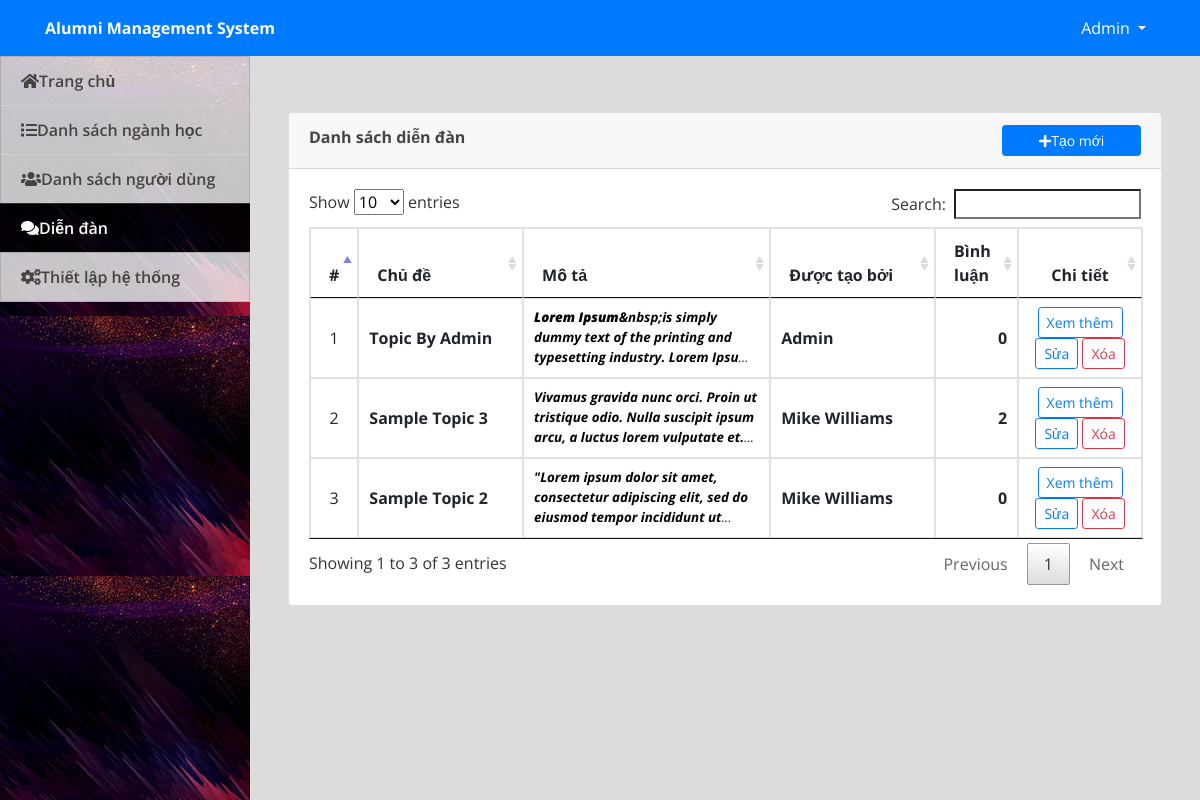
/admin/index.php?page=forums (signed in), run on the app's committed database.
### tables this page shows
CREATE TABLE `forum_topics` (
  `id` int(30) NOT NULL,
  `title` varchar(250) NOT NULL,
  `description` text NOT NULL,
  `user_id` int(30) NOT NULL,
  `date_created` datetime NOT NULL DEFAULT current_timestamp()
);

CREATE TABLE `users` (
  `id` int(30) NOT NULL,
  `name` text NOT NULL,
  `username` varchar(200) NOT NULL,
  `password` text NOT NULL,
  `type` tinyint(1) NOT NULL DEFAULT 3 COMMENT '1=Admin,2=Alumni officer, 3= alumnus',
  `auto_generated_pass` text NOT NULL,
  `alumnus_id` int(30) NOT NULL
);

### admin/forums.php (the view, shortened to what this page needs)
<?php include('db_connect.php');?>
<div class="container-fluid">
	<div class="col-lg-12">
		<div class="row">
			<div class="col-md-12">
				<div class="card">
					<div class="card-header">
						<b>Danh sách diễn đàn</b>
						<span class="">
							<button class="btn btn-primary btn-block btn-sm col-sm-2 float-right" type="button" id="new_forum">
					<i class="fa fa-plus"></i>Tạo mới</button>
				</span>
					</div>
					<div class="card-body">
						<table class="table table-bordered table-condensed table-hover">
							<colgroup>
								<col width="5%">
								<col width="20%">
								<col width="30%">
								<col width="20%">
								<col width="10%">
								<col width="15%">
							</colgroup>
							<thead>
								<tr>
									<th class="text-center">#</th>
									<th class="">Chủ đề</th>
									<th class="">Mô tả</th>
									<th class="">Được tạo bởi</th>
									<th class="">Bình luận</th>
									<th class="text-center">Chi tiết</th>
								</tr>
							</thead>
							<tbody>
								<?php
								$i = 1;
								$Forum =  $conn->query("SELECT f.*,u.name from forum_topics f inner join users u on u.id = f.user_id order by f.id desc");
								while($row=$Forum->fetch_assoc()):
									 $trans = get_html_translation_table(HTML_ENTITIES,ENT_QUOTES);
								        unset($trans["\""], $trans["<"], $trans[">"], $trans["<h2"]);
								        $desc = strtr(html_entity_decode($row['description']),$trans);
								        $desc=str_replace(array("<li>","</li>"), array("",","), $desc);
								        $count_comments = $conn->query("SELECT * FROM forum_comments where topic_id = ".$row['id'])->num_rows;
								?>
								<tr>
									<td class="text-center"><?php echo $i++ ?></td>
									<td class="">
										 <p><b><?php echo ucwords($row['title']) ?></b></p>
									</td>
									<td class="">
										 <p class="truncate"><b><?php echo $desc ?></b></p>
									</td>
									<td class="">
										 <p><b><?php echo ucwords($row['name']) ?></b></p>
									</td>
									<td class="text-right">
										 <p><b><?php echo number_format($count_comments) ?></b></p>
									</td>
									<td class="text-center">
										<a class="btn btn-sm btn-outline-primary view_forum" href="../index.php?page=view_forum&id=<?php echo $row['id'] ?>" target="_blank" data-id="<?php echo $row['id'] ?>" >Xem thêm</a>
										<button class="btn btn-sm btn-outline-primary edit_forum" type="button" data-id="<?php echo $row['id'] ?>" >Sửa</button>
										<button class="btn btn-sm btn-outline-danger delete_forum" type="button" data-id="<?php echo $row['id'] ?>">Xóa</button>
									</td>
								</tr>
								<?php endwhile; ?>
							</tbody>
						</table>
					</div>
				</div>
			</div>
		</div>
	</div>
</div>

### admin/assets/css/style.css (style rules this page uses)
body { font-family: "Open Sans", sans-serif; color: #444444; width: 100%; height: calc(100%); }
a { color: #1977cc; }
.truncate { overflow: hidden; text-overflow: ellipsis; display: -webkit-box; -webkit-line-clamp: 3; -webkit-box-orient: vertical; font-size: smaller; color: #000000cf; font-style: italic; }

### admin/index.php (style rules this page uses)
body { background: #80808045; }

### admin/forums.php (style rules this page uses)
td { vertical-align: middle !important; }
td p { margin: unset }

### data on the page
forum_topics: title "Topic By Admin", description "Lorem Ipsum &nbsp;is simply dummy text of the printing and typesetting industry. Lorem…", user.name "Admin", count_comments "0"
forum_topics: title "Sample Topic 3", description "Vivamus gravida nunc orci. Proin ut tristique odio. Nulla suscipit ipsum arcu, a luctus lorem vulputate…", user.name "Mike Williams", count_comments "2"
forum_topics: title "Sample Topic 2", description "\"Lorem ipsum dolor sit amet, consectetur adipiscing elit, sed do eiusmod tempor incididunt…", user.name "Mike Williams", count_comments "0"

### other printed values
$_SESSION['system']['name'] "Alumni Management System"
$_SESSION['login_name'] "Admin"
